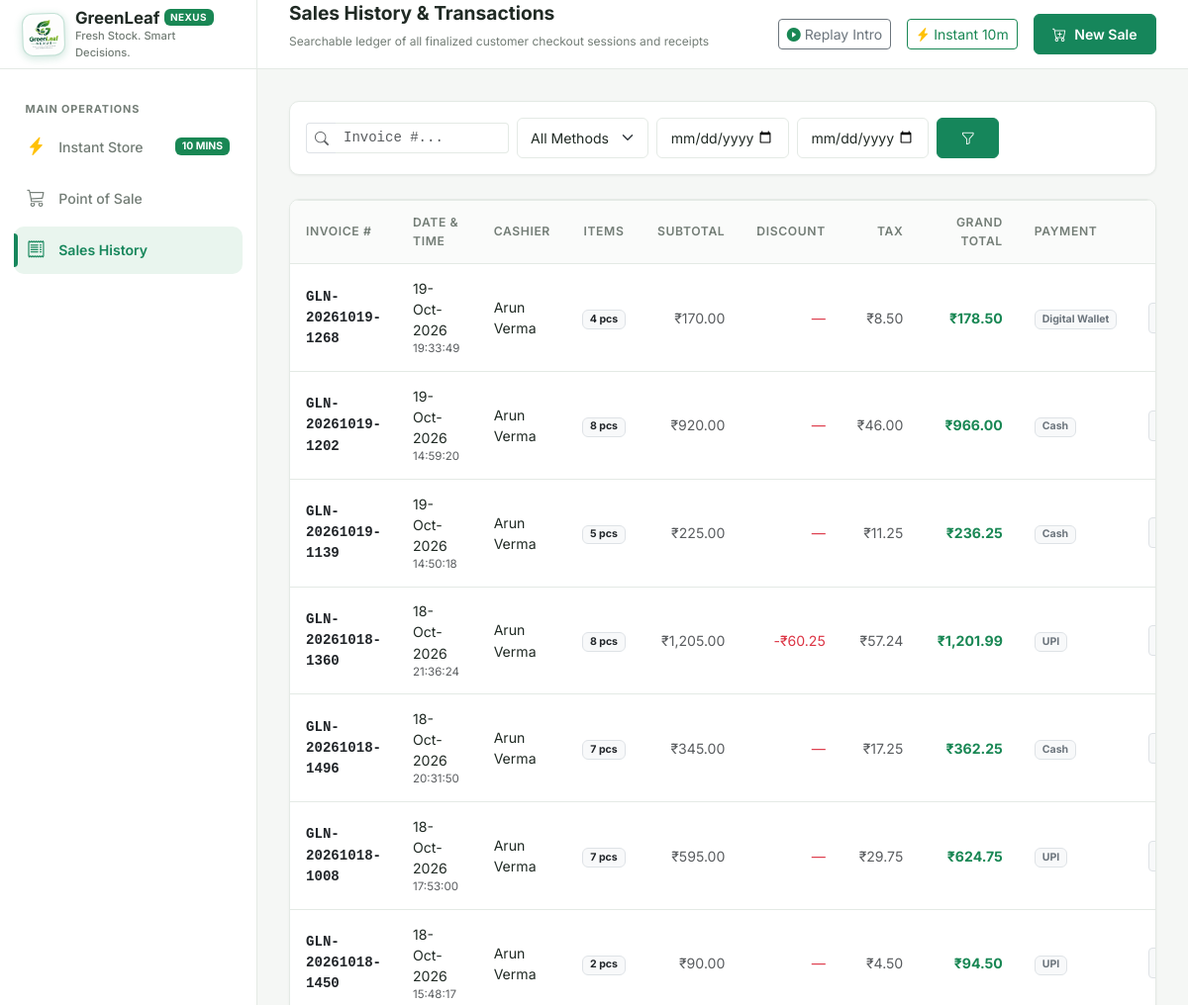
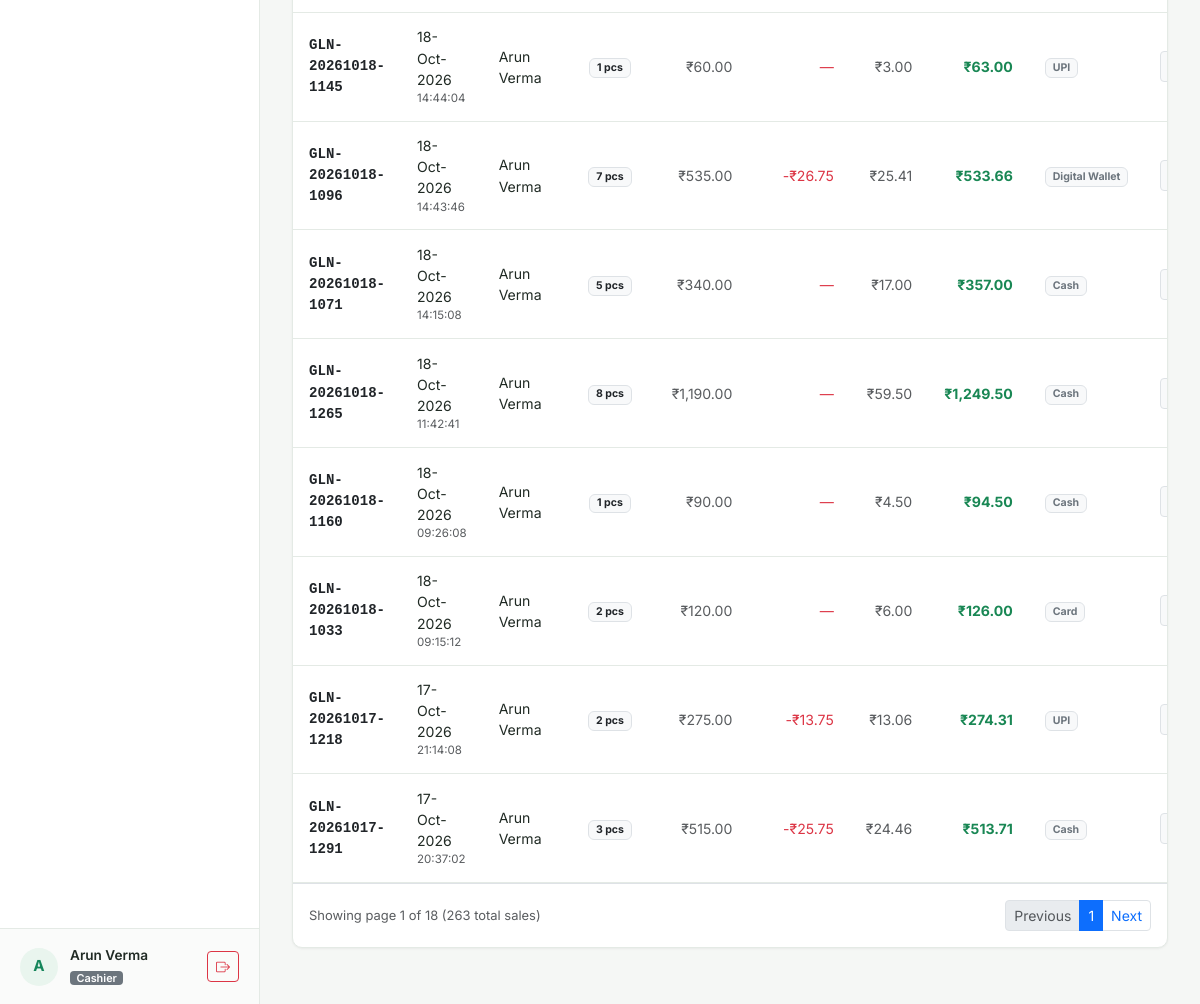
/sales/ (signed in), run on the app's committed database (2 pictures, top to bottom).
### models/user.py (models this page shows, shortened)
class User(UserMixin, db.Model):
    __tablename__ = "users"
    user_id = db.Column(db.Integer, primary_key=True, autoincrement=True)
    username = db.Column(db.String(50), unique=True, nullable=False, index=True)
    full_name = db.Column(db.String(100), nullable=False)
    password_hash = db.Column(db.String(255), nullable=False)
    role = db.Column(db.String(20), nullable=False, default="cashier")  # 'admin' or 'cashier'
    is_active = db.Column(db.Boolean, default=True, nullable=False)
    created_at = db.Column(db.DateTime, default=datetime.utcnow, nullable=False)
    sales = db.relationship("Sale", back_populates="cashier", lazy="dynamic")
    movements = db.relationship("InventoryMovement", back_populates="user", lazy="dynamic")
    audit_logs = db.relationship("AuditLog", back_populates="user", lazy="dynamic")
    @property
    def is_admin(self):
        return self.role == "admin"

### models/sale.py (models this page shows, shortened)
class Sale(db.Model):
    __tablename__ = "sales"
    sale_id = db.Column(db.Integer, primary_key=True, autoincrement=True)
    invoice_number = db.Column(db.String(50), unique=True, nullable=False, index=True)
    sale_date = db.Column(db.Date, nullable=False, default=date.today, index=True)
    sale_time = db.Column(db.Time, nullable=False, default=lambda: datetime.now().time())
    user_id = db.Column(db.Integer, db.ForeignKey("users.user_id"), nullable=False, index=True)
    subtotal = db.Column(db.Float, nullable=False, default=0.0)
    discount_amount = db.Column(db.Float, nullable=False, default=0.0)
    tax_amount = db.Column(db.Float, nullable=False, default=0.0)
    total_amount = db.Column(db.Float, nullable=False, default=0.0)
    payment_method = db.Column(db.String(30), nullable=False, default="Cash")
    transaction_status = db.Column(db.String(20), nullable=False, default="completed", index=True)
    customer_name = db.Column(db.String(100), nullable=True)
    customer_phone = db.Column(db.String(30), nullable=True)
    notes = db.Column(db.Text, nullable=True)
    created_at = db.Column(db.DateTime, default=datetime.utcnow, nullable=False, index=True)
    cashier = db.relationship("User", back_populates="sales")
    items = db.relationship("SaleItem", back_populates="sale", cascade="all, delete-orphan", lazy="joined")
    @property
    def total_quantity(self):
        return sum(item.quantity for item in self.items) if self.items else 0

### models/sale_item.py (models this page shows, shortened)
class SaleItem(db.Model):
    __tablename__ = "sale_items"
    sale_item_id = db.Column(db.Integer, primary_key=True, autoincrement=True)
    sale_id = db.Column(db.Integer, db.ForeignKey("sales.sale_id", ondelete="CASCADE"), nullable=False, index=True)
    product_id = db.Column(db.Integer, db.ForeignKey("products.product_id", ondelete="SET NULL"), nullable=True, index=True)
    product_name_snapshot = db.Column(db.String(120), nullable=False)
    quantity = db.Column(db.Integer, nullable=False)
    unit_price = db.Column(db.Float, nullable=False)
    unit_cost_snapshot = db.Column(db.Float, nullable=False, default=0.0)
    discount_amount = db.Column(db.Float, nullable=False, default=0.0)
    line_total = db.Column(db.Float, nullable=False)
    sale = db.relationship("Sale", back_populates="items")
    product = db.relationship("Product", back_populates="sale_items")

### routes/sales.py (the view)
@sales_bp.route("/")
@login_required
def index():
    page = request.args.get("page", 1, type=int)
    search_invoice = request.args.get("invoice", "").strip()
    cashier_id = request.args.get("cashier_id", type=int)
    payment_method = request.args.get("payment_method", "").strip()
    start_date_str = request.args.get("start_date", "").strip()
    end_date_str = request.args.get("end_date", "").strip()
    min_total = request.args.get("min_total", type=float)
    max_total = request.args.get("max_total", type=float)
    query = Sale.query.filter_by(transaction_status="completed")
    if not current_user.is_admin:
        query = query.filter(Sale.user_id == current_user.user_id)
    elif cashier_id:
        query = query.filter(Sale.user_id == cashier_id)
    if search_invoice:
        query = query.filter(Sale.invoice_number.ilike(f"%{search_invoice}%"))
    if payment_method:
        query = query.filter(Sale.payment_method == payment_method)
    if start_date_str:
        try:
            start_d = date.fromisoformat(start_date_str)
            query = query.filter(Sale.sale_date >= start_d)
        except ValueError:
            pass
    if end_date_str:
        try:
            end_d = date.fromisoformat(end_date_str)
            query = query.filter(Sale.sale_date <= end_d)
        except ValueError:
            pass
    if min_total is not None:
        query = query.filter(Sale.total_amount >= min_total)
    if max_total is not None:
        query = query.filter(Sale.total_amount <= max_total)
    pagination = query.order_by(Sale.sale_date.desc(), Sale.sale_time.desc()).paginate(
        page=page, per_page=15, error_out=False
    )
    sales = pagination.items
    cashiers = User.query.filter_by(is_active=True).all() if current_user.is_admin else []
    return render_template(
        "sales/index.html",
        sales=sales,
        pagination=pagination,
        cashiers=cashiers,
        search_invoice=search_invoice,
        cashier_id=cashier_id,
        payment_method=payment_method,
        start_date=start_date_str,
        end_date=end_date_str,
        min_total=min_total,
        max_total=max_total,
    )

### templates/sales/index.html (shortened to what this page needs)
{% extends "base.html" %}
{% block page_title %}Sales History & Transactions{% endblock %}
{% block page_subtitle %}Searchable ledger of all finalized customer checkout sessions and receipts{% endblock %}
{% block content %}
<div class="card-custom p-3 mb-4">
  <form method="GET" action="{{ url_for('sales.index') }}">
    <div class="row g-2 align-items-center">
      <div class="col-12 col-md-3">
        <div class="input-group input-group-sm">
          <span class="input-group-text bg-white border-end-0 text-muted"><i class="bi bi-search"></i></span>
          <input type="text" name="invoice" class="form-control form-control-custom border-start-0 font-monospace" placeholder="Invoice #..." value="{{ search_invoice }}">
        </div>
      </div>
      <div class="col-6 col-md-2">
        <select name="payment_method" class="form-select form-select-sm form-control-custom">
          <option value="">All Methods</option>
        </select>
      </div>
      <div class="col-6 col-md-2">
        <input type="date" name="start_date" class="form-control form-control-sm form-control-custom" value="{{ start_date }}" placeholder="Start Date" title="From Date">
      </div>
      <div class="col-6 col-md-2">
        <input type="date" name="end_date" class="form-control form-control-sm form-control-custom" value="{{ end_date }}" placeholder="End Date" title="To Date">
      </div>
      <div class="col-12 col-md-1 d-flex gap-1">
        <button type="submit" class="btn btn-sm btn-green flex-fill" title="Apply Filters">
          <i class="bi bi-funnel"></i>
        </button>
      </div>
    </div>
  </form>
</div>
<div class="card-custom p-0 overflow-hidden mb-4">
  <div class="table-responsive">
    <table class="table-custom mb-0">
      <thead>
        <tr>
          <th>Invoice #</th>
          <th>Date & Time</th>
          <th>Cashier</th>
          <th class="text-center">Items</th>
          <th class="text-end">Subtotal</th>
          <th class="text-end">Discount</th>
          <th class="text-end">Tax</th>
          <th class="text-end">Grand Total</th>
          <th>Payment</th>
          <th class="text-end">Receipt</th>
        </tr>
      </thead>
      <tbody>
        {% for s in sales %}
        <tr>
          <td class="font-monospace small fw-bold">
            <a href="{{ url_for('sales.details', sale_id=s.sale_id) }}" class="text-dark text-decoration-none">
              {{ s.invoice_number }}
            </a>
          </td>
          <td class="small">
            <div>{{ s.sale_date.strftime('%d-%b-%Y') }}</div>
            <div class="text-muted" style="font-size: 0.72rem;">{{ s.sale_time.strftime('%H:%M:%S') if s.sale_time else '' }}</div>
          </td>
          <td>{{ s.cashier.full_name }}</td>
          <td class="text-center">
            <span class="badge bg-light text-dark border">{{ s.total_quantity }} pcs</span>
          </td>
          <td class="text-end text-muted small">{{ s.subtotal|currency }}</td>
          <td class="text-end text-danger small">
            {% if s.discount_amount > 0 %}-{{ s.discount_amount|currency }}{% else %}—{% endif %}
          </td>
          <td class="text-end text-muted small">{{ s.tax_amount|currency }}</td>
          <td class="text-end fw-bold text-success">{{ s.total_amount|currency }}</td>
          <td><span class="badge bg-light text-secondary border">{{ s.payment_method }}</span></td>
          <td class="text-end">
            <div class="d-inline-flex gap-1">
              <a href="{{ url_for('sales.receipt', sale_id=s.sale_id) }}" target="_blank" class="btn btn-sm btn-light border py-1 px-2" title="Print Thermal Receipt">
              </a>
            </div>
          </td>
        </tr>
        {% endfor %}
      </tbody>
    </table>
  </div>
  {% if pagination.pages > 1 %}
  <div class="p-3 border-top d-flex align-items-center justify-content-between">
    <div class="text-muted small">
      Showing page {{ pagination.page }} of {{ pagination.pages }} ({{ pagination.total }} total sales)
    </div>
    <ul class="pagination pagination-sm mb-0">
      <li class="page-item {% if not pagination.has_prev %}disabled{% endif %}">
        <a class="page-link" href="{{ url_for('sales.index', page=pagination.prev_num, invoice=search_invoice, cashier_id=cashier_id, payment_method=payment_method, start_date=start_date, end_date=end_date) }}">Previous</a>
      </li>
      <li class="page-item active"><span class="page-link">{{ pagination.page }}</span></li>
      <li class="page-item {% if not pagination.has_next %}disabled{% endif %}">
        <a class="page-link" href="{{ url_for('sales.index', page=pagination.next_num, invoice=search_invoice, cashier_id=cashier_id, payment_method=payment_method, start_date=start_date, end_date=end_date) }}">Next</a>
      </li>
    </ul>
  </div>
  {% endif %}
</div>
{% endblock %}

### templates/base.html (shortened to what this page needs)
<!DOCTYPE html>
<html lang="en">
<head>
  <link href="https://cdn.jsdelivr.net/npm/bootstrap@5.3.3/dist/css/bootstrap.min.css" rel="stylesheet">
  <link href="https://cdn.jsdelivr.net/npm/bootstrap-icons@1.11.3/font/bootstrap-icons.min.css" rel="stylesheet">
  <link href="{{ url_for('static', filename='css/style.css') }}" rel="stylesheet">
</head>
<body>
<div class="app-container">
  <aside class="app-sidebar" id="appSidebar">
    <a href="{{ url_for('dashboard.index') if current_user.is_authenticated and current_user.is_admin else url_for('pos.index') }}" class="brand-section text-decoration-none">
      <img src="{{ url_for('static', filename='img/greenleaf-nexus-logo.png') }}" alt="GreenLeaf Nexus Official Logo" class="brand-logo-img">
      <div class="brand-text">
        <h1 class="d-flex align-items-center gap-1 mb-0">
          GreenLeaf <span class="badge bg-success text-white fw-bold" style="font-size: 0.62rem; letter-spacing: 0.5px;">NEXUS</span>
        </h1>
        <p class="mb-0">{{ STORE_TAGLINE }}</p>
      </div>
    </a>
    <nav class="sidebar-nav">
      <div class="nav-section-title">Main Operations</div>
      <a href="{{ url_for('express.store') }}" class="nav-link-custom {% if request.endpoint.startswith('express.store') %}active{% endif %}">
        <i class="bi bi-lightning-charge-fill text-warning"></i>
        <span>Instant Store</span>
        <span class="badge bg-success ms-auto" style="font-size: 0.65rem;">10 MINS</span>
      </a>
      <a href="{{ url_for('pos.index') }}" class="nav-link-custom {% if request.endpoint.startswith('pos.') %}active{% endif %}">
        <i class="bi bi-cart3"></i>
        <span>Point of Sale</span>
      </a>
      <a href="{{ url_for('sales.index') }}" class="nav-link-custom {% if request.endpoint.startswith('sales.') %}active{% endif %}">
        <i class="bi bi-receipt"></i>
        <span>Sales History</span>
      </a>
    </nav>
    <div class="user-profile-widget">
      <div class="user-avatar">
        {{ current_user.full_name[:1].upper() if current_user.is_authenticated else 'G' }}
      </div>
      <div class="user-info-text">
        <div class="user-name">{{ current_user.full_name if current_user.is_authenticated else 'Guest' }}</div>
        <span class="user-role-badge {% if current_user.is_authenticated and current_user.is_admin %}badge bg-success{% else %}badge bg-secondary{% endif %}">
          {{ current_user.role if current_user.is_authenticated else 'Visitor' }}
        </span>
      </div>
      <a href="{{ url_for('auth.logout') }}" class="btn btn-sm btn-outline-danger ms-1" title="Log Out">
        <i class="bi bi-box-arrow-right"></i>
      </a>
    </div>
  </aside>
  <div class="main-wrapper">
    <header class="app-topbar">
      <div class="d-flex align-items-center gap-3">
        <div class="topbar-title-section">
          <h2>{% block page_title %}Overview{% endblock %}</h2>
          <p>{% block page_subtitle %}Real-time store management and inventory surveillance{% endblock %}</p>
        </div>
      </div>
      <div class="topbar-actions">
        <button type="button" class="btn btn-sm btn-outline-secondary d-none d-md-inline-flex align-items-center gap-1" id="btnReplayIntro" title="Replay 'Welcome to GreenLeaf Nexus' Framer Page Transition">
          <i class="bi bi-play-circle-fill text-success"></i>
          <span>Replay Intro</span>
        </button>
        <a href="{{ url_for('express.store') }}" class="btn btn-sm btn-outline-success d-inline-flex align-items-center gap-1">
          <i class="bi bi-lightning-charge-fill text-warning"></i>
          <span class="d-none d-sm-inline">Instant 10m</span>
        </a>
        <a href="{{ url_for('pos.index') }}" class="btn btn-sm btn-green d-flex align-items-center gap-2">
          <i class="bi bi-cart-plus"></i>
          <span class="d-none d-sm-inline">New Sale</span>
        </a>
      </div>
    </header>
    <main class="content-body">
      {% block content %}{% endblock %}
    </main>
  </div>
</div>
</body>
</html>

### data on the page
User: is_active+full_name "A", is_active+full_name "Arun Verma", is_active+role "Cashier"
Sale: invoice_number "GLN-20261019-1268", sale_date "19-Oct-2026", sale_time "19:33:49", cashier.full_name "Arun Verma", total_quantity "4", subtotal "₹170.00", tax_amount "₹8.50", total_amount "₹178.50", payment_method "Digital Wallet"
Sale: invoice_number "GLN-20261019-1202", sale_date "19-Oct-2026", sale_time "14:59:20", cashier.full_name "Arun Verma", total_quantity "8", subtotal "₹920.00", tax_amount "₹46.00", total_amount "₹966.00", payment_method "Cash"
Sale: invoice_number "GLN-20261019-1139", sale_date "19-Oct-2026", sale_time "14:50:18", cashier.full_name "Arun Verma", total_quantity "5", subtotal "₹225.00", tax_amount "₹11.25", total_amount "₹236.25", payment_method "Cash"
Sale: invoice_number "GLN-20261018-1360", sale_date "18-Oct-2026", sale_time "21:36:24", cashier.full_name "Arun Verma", total_quantity "8", subtotal "₹1,205.00", discount_amount "₹60.25", tax_amount "₹57.24", total_amount "₹1,201.99", payment_method "UPI"
Sale: invoice_number "GLN-20261018-1496", sale_date "18-Oct-2026", sale_time "20:31:50", cashier.full_name "Arun Verma", total_quantity "7", subtotal "₹345.00", tax_amount "₹17.25", total_amount "₹362.25", payment_method "Cash"
Sale: invoice_number "GLN-20261018-1008", sale_date "18-Oct-2026", sale_time "17:53:00", cashier.full_name "Arun Verma", total_quantity "7", subtotal "₹595.00", tax_amount "₹29.75", total_amount "₹624.75", payment_method "UPI"
Sale: invoice_number "GLN-20261018-1450", sale_date "18-Oct-2026", sale_time "15:48:17", cashier.full_name "Arun Verma", total_quantity "2", subtotal "₹90.00", tax_amount "₹4.50", total_amount "₹94.50", payment_method "UPI"
Sale: invoice_number "GLN-20261018-1145", sale_date "18-Oct-2026", sale_time "14:44:04", cashier.full_name "Arun Verma", total_quantity "1", subtotal "₹60.00", tax_amount "₹3.00", total_amount "₹63.00", payment_method "UPI"
Sale: invoice_number "GLN-20261018-1096", sale_date "18-Oct-2026", sale_time "14:43:46", cashier.full_name "Arun Verma", total_quantity "7", subtotal "₹535.00", discount_amount "₹26.75", tax_amount "₹25.41", total_amount "₹533.66", payment_method "Digital Wallet"
Sale: invoice_number "GLN-20261018-1071", sale_date "18-Oct-2026", sale_time "14:15:08", cashier.full_name "Arun Verma", total_quantity "5", subtotal "₹340.00", tax_amount "₹17.00", total_amount "₹357.00", payment_method "Cash"
Sale: invoice_number "GLN-20261018-1265", sale_date "18-Oct-2026", sale_time "11:42:41", cashier.full_name "Arun Verma", total_quantity "8", subtotal "₹1,190.00", tax_amount "₹59.50", total_amount "₹1,249.50", payment_method "Cash"
Sale: invoice_number "GLN-20261018-1160", sale_date "18-Oct-2026", sale_time "09:26:08", cashier.full_name "Arun Verma", total_quantity "1", subtotal "₹90.00", tax_amount "₹4.50", total_amount "₹94.50", payment_method "Cash"
Sale: invoice_number "GLN-20261018-1033", sale_date "18-Oct-2026", sale_time "09:15:12", cashier.full_name "Arun Verma", total_quantity "2", subtotal "₹120.00", tax_amount "₹6.00", total_amount "₹126.00", payment_method "Card"
Sale: invoice_number "GLN-20261017-1218", sale_date "17-Oct-2026", sale_time "21:14:08", cashier.full_name "Arun Verma", total_quantity "2", subtotal "₹275.00", discount_amount "₹13.75", tax_amount "₹13.06", total_amount "₹274.31", payment_method "UPI"
Sale: invoice_number "GLN-20261017-1291", sale_date "17-Oct-2026", sale_time "20:37:02", cashier.full_name "Arun Verma", total_quantity "3", subtotal "₹515.00", discount_amount "₹25.75", tax_amount "₹24.46", total_amount "₹513.71", payment_method "Cash"

### other printed values
{{ STORE_TAGLINE }} "Fresh Stock. Smart Decisions."
{{ pagination.page }} "1"
{{ pagination.pages }} "18"
{{ pagination.total }} "263"
